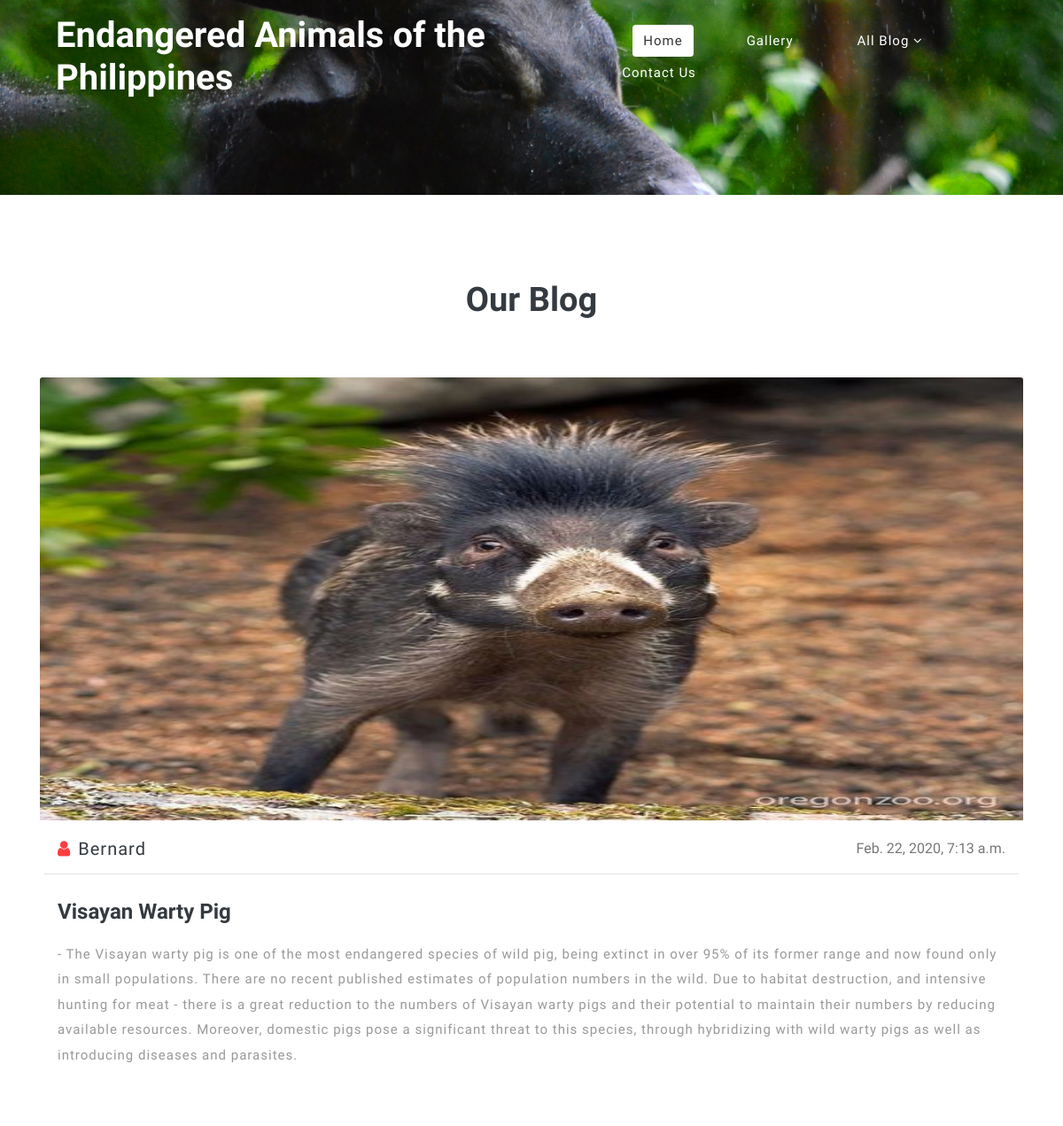
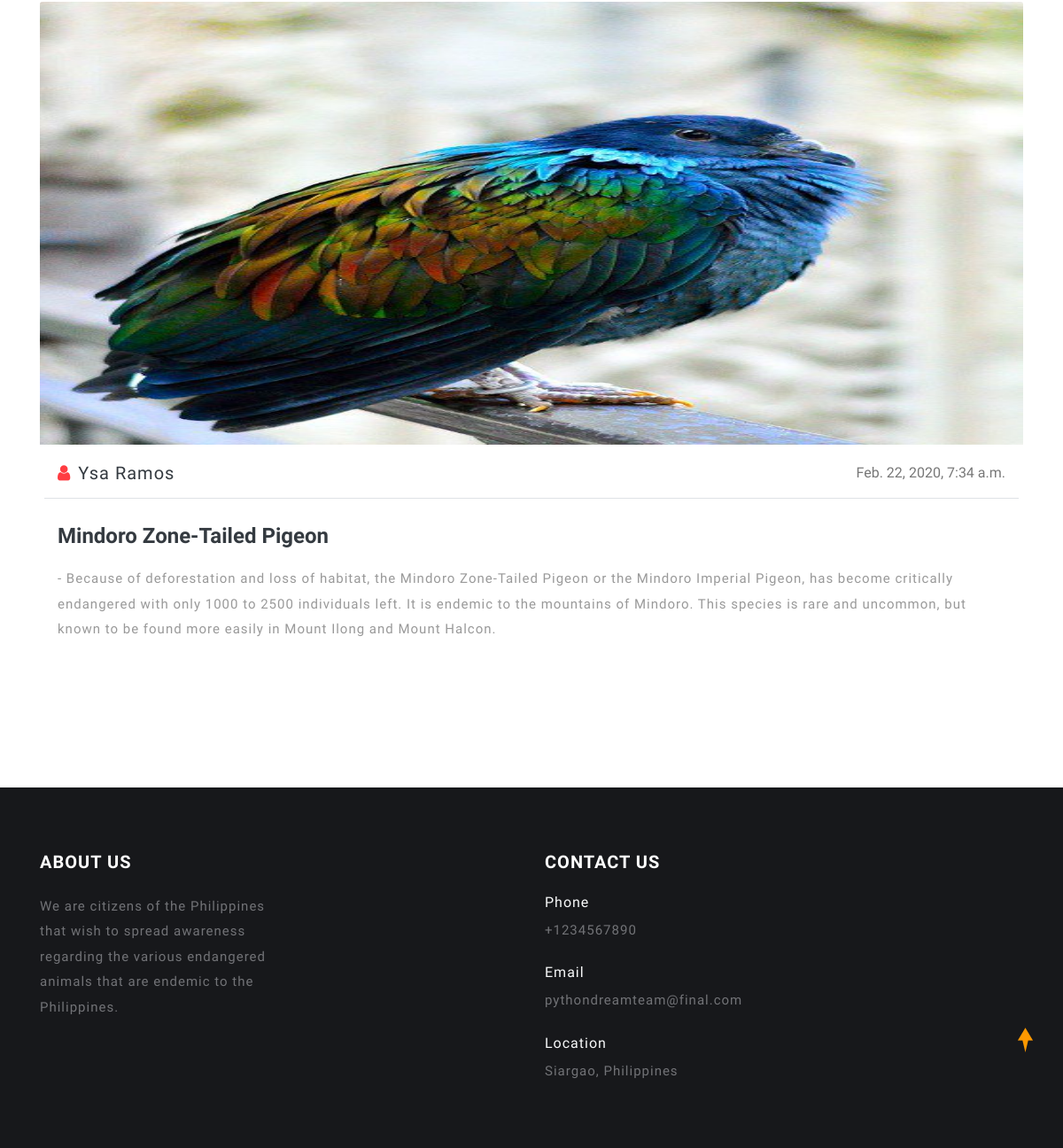
Page /blog on the committed database (2 pictures, top to bottom).
### animals/models.py (models this page shows, shortened)
class Post(models.Model):
    PUBLISH = 0
    NOT_PUBLISH = 1
    STATUS = (
        (PUBLISH, "Publish"),
        (NOT_PUBLISH, "Not Publish"),
    )
    title = models.CharField(verbose_name="Title", max_length=200)
    content = models.TextField(
        max_length=2000, help_text="Enter you blog text here.")
    image = models.ImageField(null=True, blank=True, upload_to='images/')
    status = models.IntegerField(
        verbose_name="Status", choices=STATUS, default=0)
    created_by = models.CharField(verbose_name="Created By", max_length=200)
    date_posted = models.DateTimeField(auto_now_add=True)

### animals/views.py (the view)
# urls.py: url(r'^blog$', blog, name='blog'),
def blog(request):  # view_all_Blog by users
    posts = Post.objects.filter(status=0)
    template = 'blog.html'
    context = {
        'posts': posts,  # same always
    }
    return render(request, template, context)

### animals/templates/blog.html (shortened to what this page needs)
{% load static %}
<!DOCTYPE html>
<html lang="zxx">
<head>
	<link rel="stylesheet" href="{% static 'css/bootstrap.css' %}">
	<link rel="stylesheet" href="{% static 'css/blog.css' %}" type="text/css" media="all" />
	<link rel="stylesheet" href="{% static 'css/style.css' %}" type="text/css" media="all" />
	<link href="{% static 'css/font-awesome.min.css' %}" rel="stylesheet">
</head>
<body>
	{% include 'components/maintop-header.html' %}
	<div class="blog-w3l py-5">
		<div class="container py-xl-5 py-lg-3">
			<h3 class="title-w3 text-bl text-center font-weight-bold mb-sm-5 mb-4">Our Blog</h3>
			<div class="row blog-content pt-lg-3">
				<div class="col-lg-12 blog_section">
					{% for item in posts %}
							<div class="card border-0">
								<a href="{% url 'animals:view-single' item.id %}">
									<img width= "1086" height="500" class="card-img-top" src="{{ item.image.url }}" alt="">
								</a>
								<div class="card-body">
									<div class="row border-bottom pb-3">
										<div class="col-sm-6 col-4 perso-wthree">
											<h6 class="blog-first text-bl">
												<span class="fa fa-user mr-2"></span>{{ item.created_by }}
											</h6>
										</div>
										<div class="col-sm-6 col-8 info-commt text-right">
											<ul class="blog_list">
												<li>{{ item.date_posted }}</li>
											</ul>
										</div>
									</div>
									<a href="" class="text-bl font-weight-bold blog-grid-title mt-4 mb-3">{{ item.title }}</a>
									<p class="card-text">{{ item.content }}
									</p>
									<br>
									<br>
								</div>
							</div>
					{% endfor %}
				</div>
			</div>
		</div>
	</div>
		{% include 'components/footer.html' %}
	<a href="#home" class="move-top text-center"></a>
</body>
</html>

### animals/static/css/blog.css (style rules this page uses)
h6.blog-first { font-weight: 400; font-size: 20px; letter-spacing: 1px; }
h6.blog-first span { color: #ff3c41; }
ul.blog_list li { display: inline-block; color: #777; }
a.blog-grid-title { font-size: 24px; display: inline-block; }

### animals/static/css/style.css (style rules this page uses)
body { padding: 0; margin: 0; background: #FFF; font-family: 'Nunito Sans', sans-serif; }
body a, body button { transition: 0.5s all; -webkit-transition: 0.5s all; -moz-transition: 0.5s all; -o-transition: 0.5s all; -ms-transition: 0.5s all; text-decoration: none; cursor: pointer !important; }
html { scroll-behavior: smooth; }
h1, h2, h3, h4, h5, h6 { margin: 0; padding: 0; font-family: 'Roboto Condensed', sans-serif; }
p { margin: 0; padding: 0; font-size: 15px; letter-spacing: 1px; line-height: 1.9; color: #999; font-family: 'Nunito Sans', sans-serif; }
ul, ol { margin: 0; padding: 0; }
.text-bl { color: #343a40; }
a.move-top { width: 34px; height: 34px; background: url(../images/move-top.png) no-repeat; display: inline-block; position: fixed; bottom: 4%; right: 2%; z-index: 0; }
h3.title-w3 { font-size: 42px; }
@media (max-width: 1440px) { h3.title-w3 { font-size: 40px; } }
@media (max-width: 1280px) { h3.title-w3 { font-size: 38px; } }

### rows in the picture
Post: image (picture), created_by "Bernard", date_posted "Feb. 22, 2020, 7:13 a.m.", title "Visayan Warty Pig", content "- The Visayan warty pig is one of the most endangered species of wild pig, being extinct in over 95% of its former range and now found only in small populations. There are no recent published estimates of population numbers in the wild. Due to habitat destruction, and intensive hunting for meat - there is a great reduction to the numbers of Visayan warty pigs and their potential to maintain their numbers by reducing available resources. Moreover, domestic pigs pose a significant threat to this species, through hybridizing with wild warty pigs as well as introducing diseases and parasites."
Post: image (picture), created_by "Ysa Ramos", date_posted "Feb. 22, 2020, 7:34 a.m.", title "Mindoro Zone-Tailed Pigeon", content "- Because of deforestation and loss of habitat, the Mindoro Zone-Tailed Pigeon or the Mindoro Imperial Pigeon, has become critically endangered with only 1000 to 2500 individuals left. It is endemic to the mountains of Mindoro. This species is rare and uncommon, but known to be found more easily in Mount Ilong and Mount Halcon."
